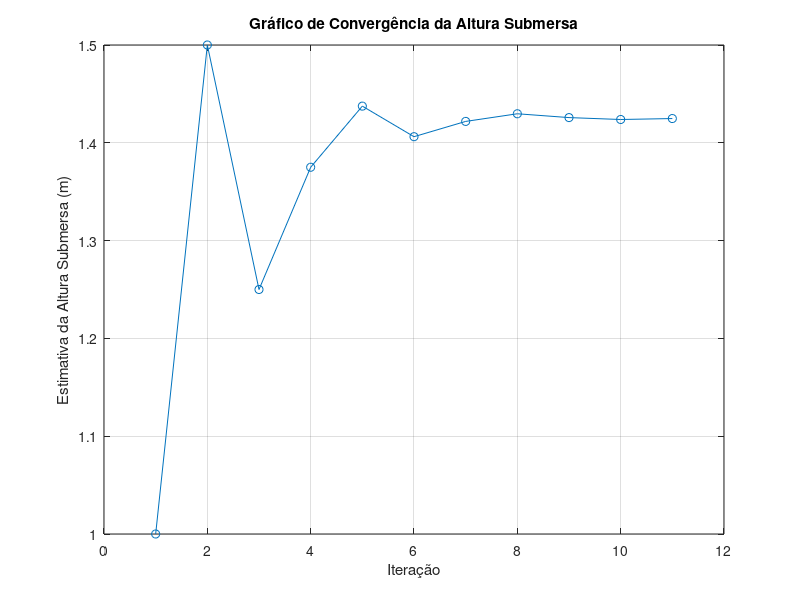
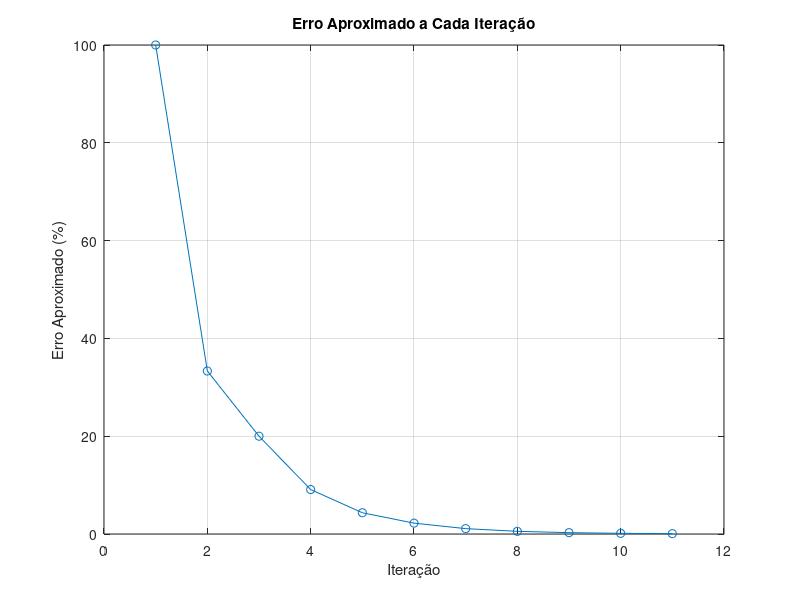

MATLAB code to generate these figures, in order:
function plot_convergencia_bisseccao_esfera()
    % Constantes
    r = 1; % raio da esfera em metros
    ps = 200; % densidade da esfera em kg/m^3
    pw = 1000; % densidade da água em kg/m^3
    pi = 3.141592653589793;
    
    % Volume submerso da esfera
    volume_submerso = @(h) (4/3) * pi * r^3 - (pi * h^2 / 3) * (3 * r - h);
    
    % Volume total da esfera
    volume_total = (4 / 3) * pi * r^3;
    
    % Função g(h) que deve ser zero no ponto de equilíbrio
    g = @(h) ps * volume_total / pw - volume_submerso(h);
    
    % Limites iniciais para a bissecção
    xl = 0; % Altura mínima
    xu = 2 * r; % Altura máxima (diâmetro da esfera)
    tol = 0.1; % Tolerância para o erro
    iter = 0;
    erro_aproximado = 100;
    xr_old = xl;
    
    % Inicializações para armazenar os resultados de cada iteração
    iters = [];
    roots = [];
    errors = [];

    % Método da bissecção
    while erro_aproximado > tol
        xr = (xl + xu) / 2; % Ponto médio entre xl e xu
        iter = iter + 1;
        if g(xl) * g(xr) < 0
            xu = xr; % A raiz está entre xl e xr
        else
            xl = xr; % A raiz está entre xr e xu
        end
        erro_aproximado = abs((xr - xr_old) / xr) * 100;
        xr_old = xr;

        % Armazenando os dados para plotagem
        iters(end+1) = iter;
        roots(end+1) = xr;
        errors(end+1) = erro_aproximado;
    end

    % Plotando o gráfico de convergência
    figure;
    plot(iters, roots, '-o');
    title('Gráfico de Convergência da Altura Submersa');
    xlabel('Iteração');
    ylabel('Estimativa da Altura Submersa (m)');
    grid on;

    % Plotando o gráfico de erro aproximado
    figure;
    plot(iters, errors, '-o');
    title('Erro Aproximado a Cada Iteração');
    xlabel('Iteração');
    ylabel('Erro Aproximado (%)');
    grid on;
end
